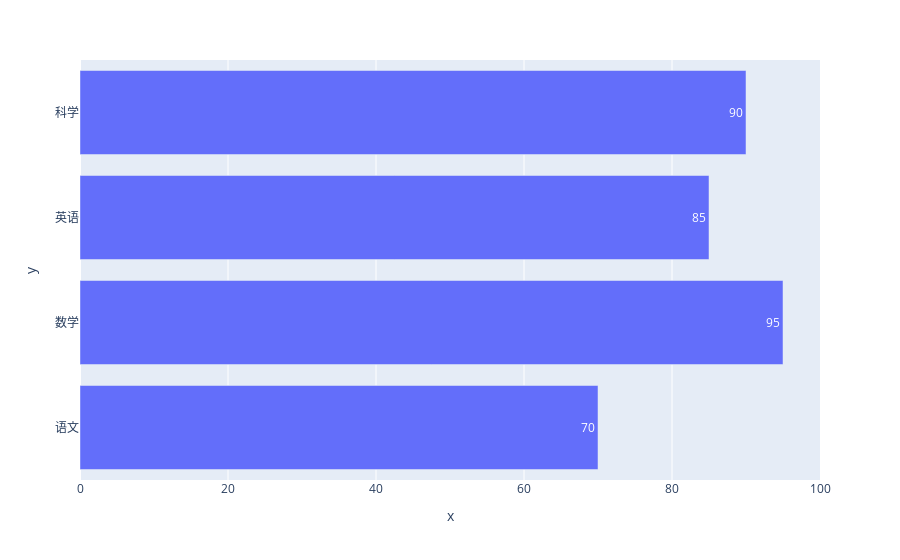

Notebook code cell kept with this figure:
### Code cell
fig = px.bar(
    x=y,
    y=x,
    text=y
)
fig.show()

### Figure 1 — Plotly figure (JSON) as saved in the notebook; plotly's stock layout.template omitted (floating-point values rounded to 4 significant figures)
{"data": [{"alignmentgroup": "True", "hovertemplate": "x=%{x}<br>y=%{y}<br>text=%{text}<extra></extra>", "legendgroup": "", "marker": {"color": "#636efa", "pattern": {"shape": ""}}, "name": "", "offsetgroup": "", "orientation": "h", "showlegend": false, "text": [70, 95, 85, 90], "textposition": "auto", "type": "bar", "x": [70, 95, 85, 90], "xaxis": "x", "y": ["语文", "数学", "英语", "科学"], "yaxis": "y"}], "layout": {"barmode": "relative", "legend": {"tracegroupgap": 0}, "margin": {"t": 60}, "xaxis": {"anchor": "y", "domain": [0, 1], "title": {"text": "x"}}, "yaxis": {"anchor": "x", "domain": [0, 1], "title": {"text": "y"}}}}
